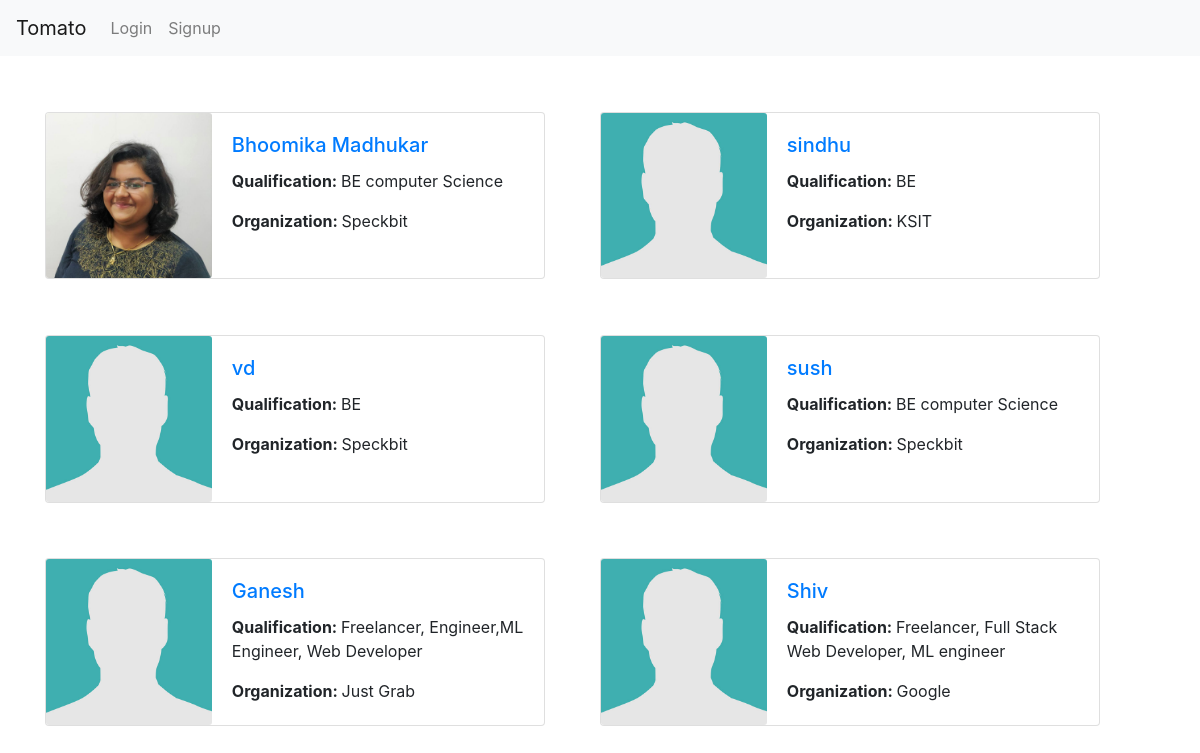
/home/, run on the app's committed database.
### ratings/models.py (models this page shows, shortened)
class Teacher(models.Model):
	name=models.CharField(max_length=100)
	organization=models.CharField(max_length=100)
	qualification=models.CharField(max_length=100)
	email=models.EmailField(null=True)
	phone = PhoneField(blank=True, help_text='Contact phone number')
	cover=models.ImageField(upload_to="all_covers/",default="all_covers/cover.jpg")

### ratings/views.py (the view)
# urls.py: path('home/',index),
def index(request):
	all_teachers=Teacher.objects.all()
	return render(request,"home.html",{'all_teachers':all_teachers})

### ratings/templates/home.html (shortened to what this page needs)
<!DOCTYPE html>
<html lang="en" dir="ltr">
  <head>
    <link rel="stylesheet" href="https://stackpath.bootstrapcdn.com/bootstrap/4.2.1/css/bootstrap.min.css">
  </head>
  <body>
    <nav class="navbar navbar-expand-lg navbar-light bg-light">
      <a class="navbar-brand" href="/home/">Tomato</a>
      <div class="collapse navbar-collapse" id="navbarNavAltMarkup">
        <div class="navbar-nav">
          <a class="nav-item nav-link" href="/login/">Login</a>
          <a class="nav-item nav-link" href="/signup/">Signup</a>
        </div>
      </div>
    </nav>
    <div class="container" style="display:flex; flex-wrap: wrap">
      {% for teacher in all_teachers %}
        <div class="card" style="min-width: 45%; max-width: 45%; margin-right: 5%; margin-top:5%">
          <div class="row no-gutters">
            <div class="col-md-4">
              <img src="{{teacher.cover.url}}" class="card-img" alt="...">
            </div>
            <div class="col-md-8">
              <div class="card-body">
                <a href="/teacher/{{teacher.id}}/" >
                  <h5 class="card-title">{{teacher.name}}</h5>
                </a>
                <p class="card-text"><b>Qualification: </b>{{teacher.qualification}}</p>
                <p class="card-text"><b>Organization: </b>{{teacher.organization}}</p>
              </div>
            </div>
          </div>
        </div>
      {% endfor %}
    </div>
  </body>
</html>

### data on the page
Teacher: cover (picture), name "Bhoomika Madhukar", qualification "BE computer Science", organization "Speckbit"
Teacher: cover (picture), name "sindhu", qualification "BE", organization "KSIT"
Teacher: cover (picture), name "vd", qualification "BE", organization "Speckbit"
Teacher: cover (picture), name "sush", qualification "BE computer Science", organization "Speckbit"
Teacher: cover (picture), name "Ganesh", qualification "Freelancer, Engineer,ML Engineer, Web Developer", organization "Just Grab"
Teacher: cover (picture), name "Shiv", qualification "Freelancer, Full Stack Web Developer, ML engineer", organization "Google"
